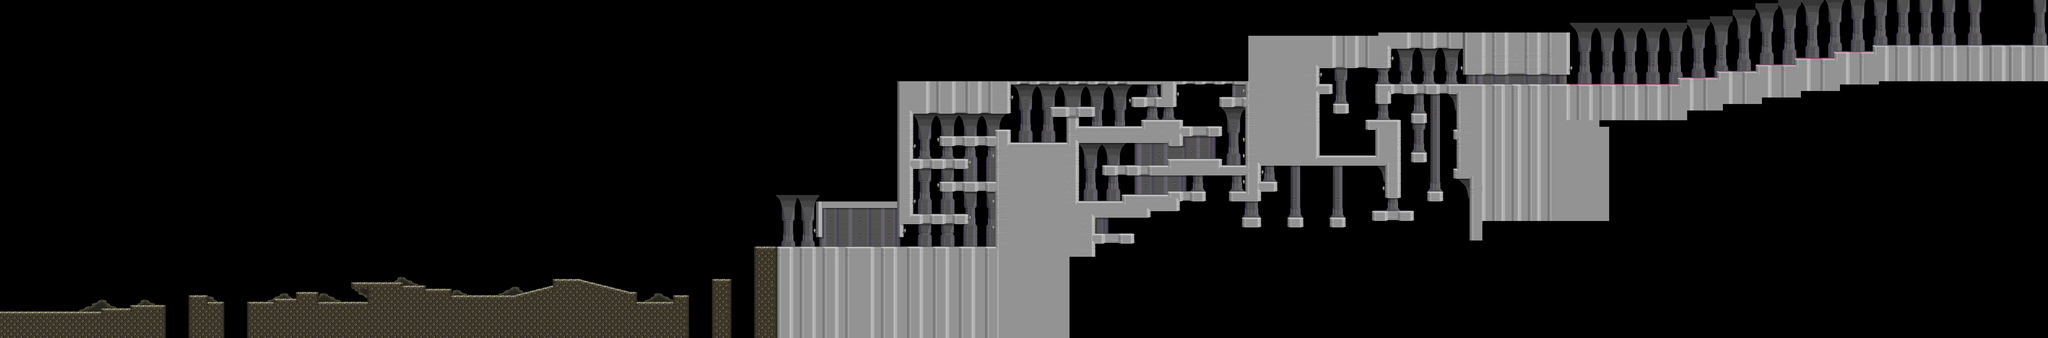

Below is a game level as drawn by its tile map, then a one-line description and the .tmx that defines it (tile-layer data replaced by summaries):
An orthogonal 630x104 tile map with 16x16 px tiles, 6 tile layers (Background, BackgroundDetails, Shadows, Main, ...).

<map version="1.9" tiledversion="1.9.0" orientation="orthogonal" renderorder="right-down" width="630" height="104" tilewidth="16" tileheight="16" infinite="0" nextlayerid="8" nextobjectid="1">
 <tileset firstgid="1" source="SigmaPalaceTileset.tsx" />
 <layer id="3" name="Background" width="630" height="104">
  <data>[65520 cells, 6476 non-empty, 133 distinct tile ids]</data>
 </layer>
 <layer id="5" name="BackgroundDetails" width="630" height="104">
  <data>[65520 cells, 126 non-empty, 13 distinct tile ids]</data>
 </layer>
 <layer id="4" name="Shadows" width="630" height="104">
  <data>[65520 cells, 548 non-empty, 7 distinct tile ids]</data>
 </layer>
 <layer id="1" name="Main" width="630" height="104">
  <data>[65520 cells, 14350 non-empty, 88 distinct tile ids]</data>
 </layer>
 <layer id="6" name="MainDetails" width="630" height="104">
  <data>[65520 cells, 836 non-empty, 24 distinct tile ids]</data>
 </layer>
 <layer id="7" name="Foreground" width="630" height="104">
  <data>[65520 cells, 0 non-empty, 0 distinct tile ids]</data>
 </layer>
</map>
